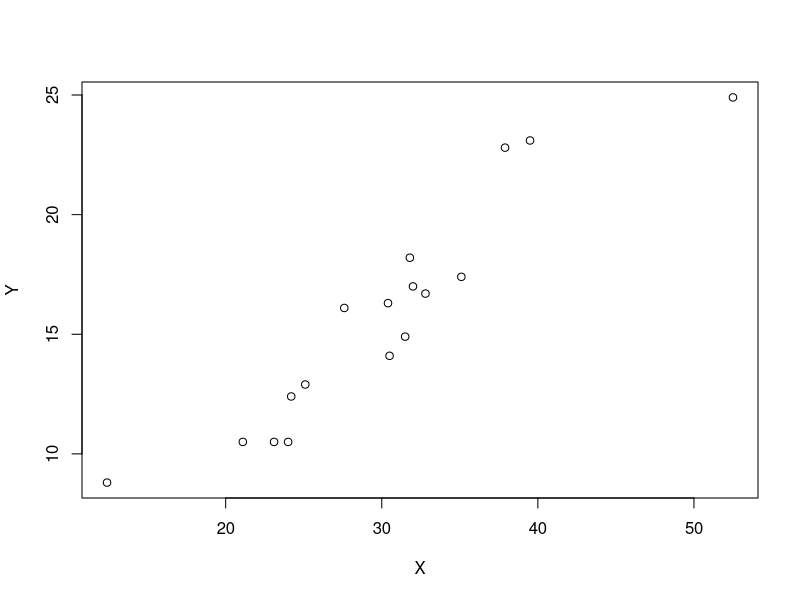
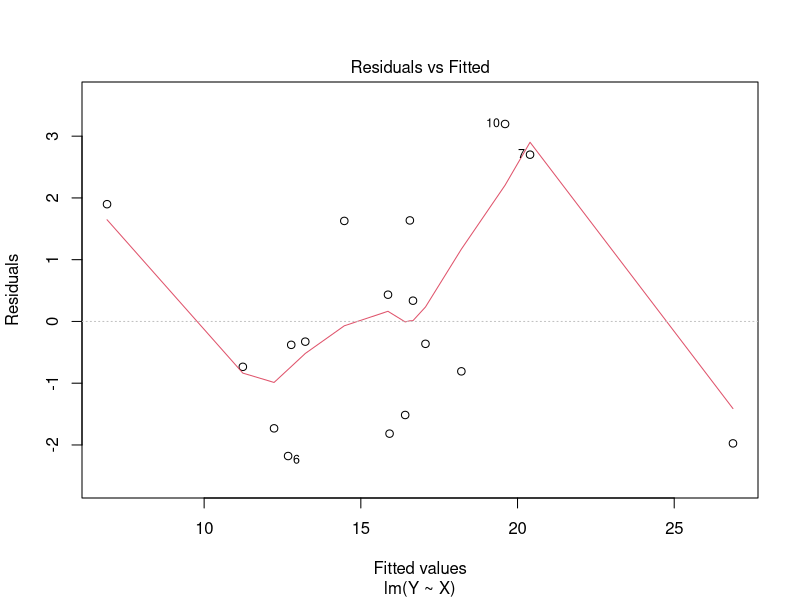
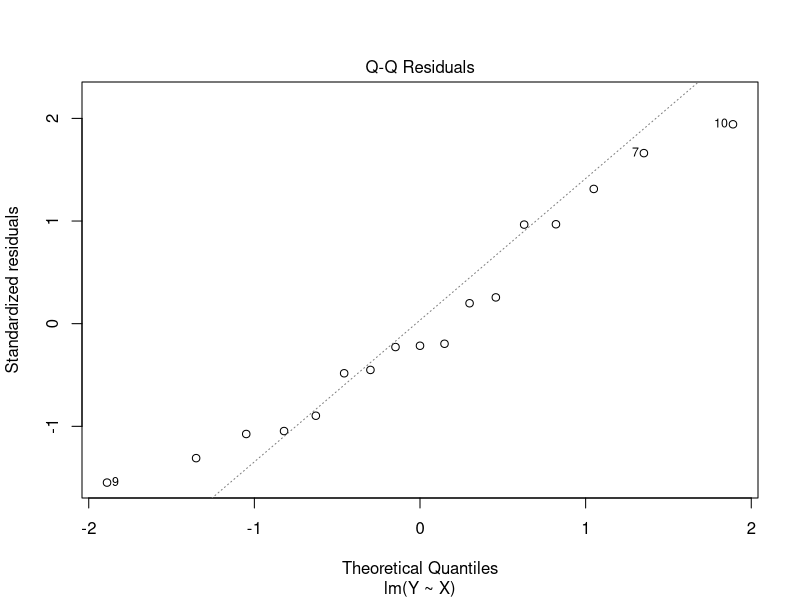
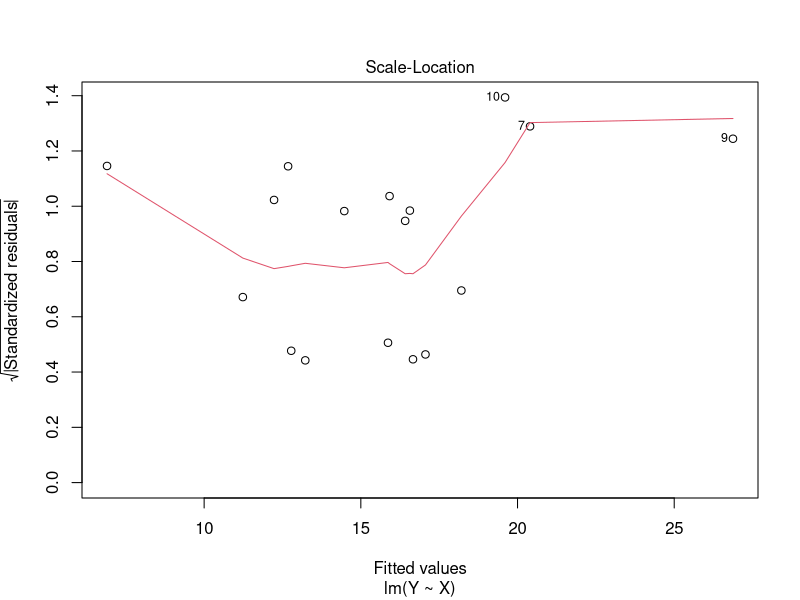
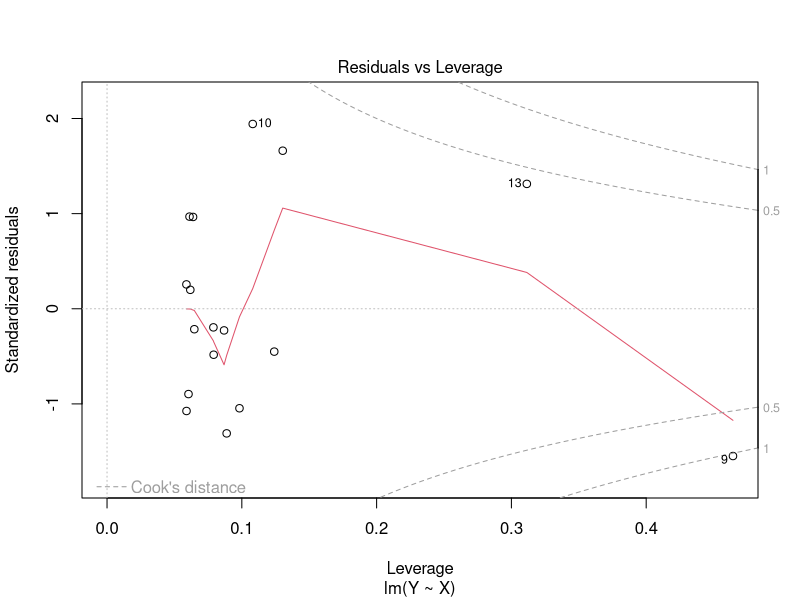
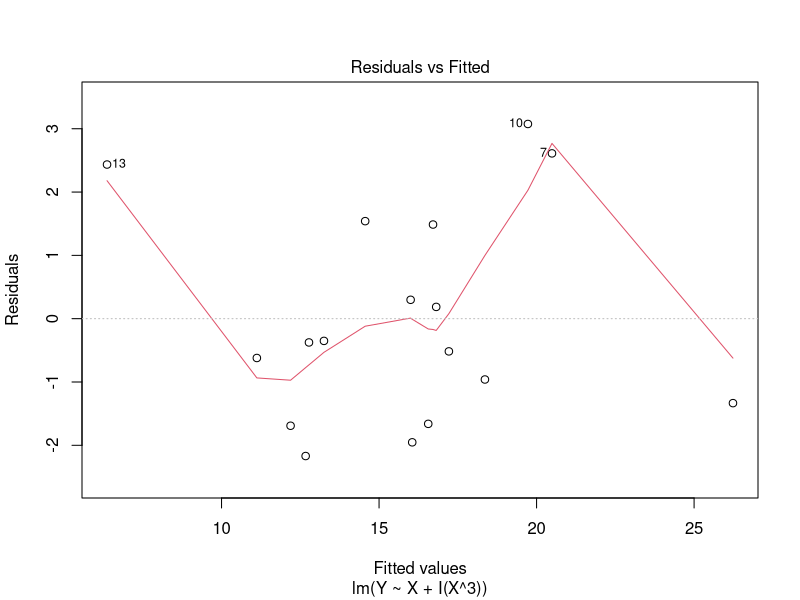
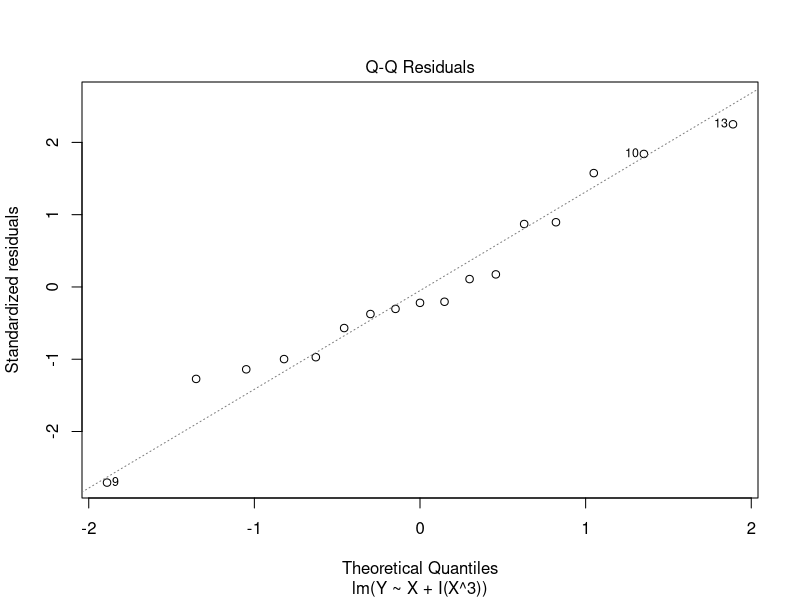
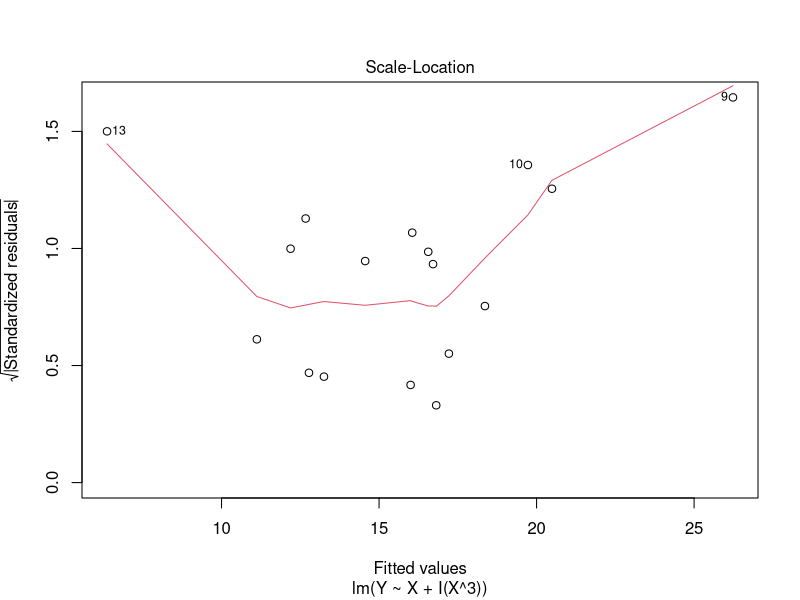

These figures' R source, in order:
## ---- chunk 1
knitr::opts_chunk$set(echo = TRUE)
## ---- chunk 2
Y  = c(0.62, 0.69, 0.63, 0.61, 0.28, 0.33, 0.31, 0.37, 0.66, 0.70, 0.74, 0.63, 0.52, 0.47, 0.45, 0.42, 0.41, 0.42, 0.42, 0.41)
X1 = c(37,37,37,37,29,29,29,29,29,29,29,29,27,27,27,27,27,27,27,27)
X2 = c(5.3, 5.3, 5.5, 5.7, 5.6, 5.7, 5.7, 5.9, 6.0, 6.0, 6.0, 6.0, 5.5, 5.6, 5.6, 5.7, 5.5, 5.5, 5.5, 5.5)
str(X2)
dataF = data.frame(Y, X1, X2)
dataF.lm = lm(Y ~ X1+X2+I(X1^2)+I(X2^2)+X1:X2, data=dataF)
summary(dataF.lm)
## ---- chunk 3
X = c(23.1, 32.8, 31.8, 32.0, 30.4, 24.0, 39.5, 24.2, 52.5, 37.9, 30.5, 25.1, 12.4, 35.1, 31.5, 21.1, 27.6)
Y = c(10.5, 16.7, 18.2, 17.0, 16.3, 10.5, 23.1, 12.4, 24.9, 22.8, 14.1, 12.9, 8.8, 17.4, 14.9, 10.5, 16.1)
str(Y)
dataF = data.frame(X,Y)
plot(dataF)
dataF.lm = lm(Y~X, data=dataF)
summary(dataF.lm)
plot(dataF.lm)
dataF.lm = lm(Y~X+I(X^2), data=dataF)
summary(dataF.lm)
dataF.lm = lm(Y~X+I(X^3), data=dataF)
summary(dataF.lm)
plot(dataF.lm)
dataF.lm = lm(Y~X+I(X^2)+I(X^3), data=dataF)
summary(dataF.lm)
plot(dataF.lm)
## ---- chunk 4
Y = c(244.0, 277.9, 317.5, 332.1, 343.6, 338.1, 332.7, 318.8, 335.8, 336.8, 362.8)
X = c(299.9, 243.6, 241.1, 248.2, 255.2, 270.9, 301.0, 305.8, 312.2, 319.3, 337.3)
I = c(0, 1, 1, 1, 1, 1, 0, 0, 0, 0, 0)
I_d = factor(I, levels=c(0,1), label=c("Line0","Line1"))
str(Y)
dataF = data.frame(Y,X,I_d)

dataF[c(1,2,3),]
plot(X,Y)
points(X[I_d=="Line1"], Y[I_d=="Line1"], pch=17, col="BLUE")
points(X[I_d=="Line0"], Y[I_d=="Line0"], pch=19, col="RED")
legend("bottomright", legend=levels(I_d), pch=c(19,17), col=c("RED","BLUE"))
dataF.lm = lm(Y ~ X+I_d, data=dataF)
summary(dataF.lm)
dataF.lm = lm(Y ~ X+I_d+X:I_d, data=dataF)
summary(dataF.lm)
## ---- chunk 5
SEX=c(0,0,0,1,0,0,1,0,0,0,0,0,0,0,0,0,0,0,0,0,0,0,0,1,0,0, 0,1,0,0,1,0,0,1,1,0,1,0,0,0,0,0,0,1,0,0,1,1,0,1,1,1)
RK =c(3,3,3,3,3,3,3,3,3,3,3,2,3,2,3,3,3,2,2,3,1,2,3,3,2,3, 2,3,2,2,1,2,1,2,2,2,1,1,1,1,1,1,2,1,1,1,1,1,1,1,1,1)
YR =c(25,13,10,7,19,16,0,16,13,13,12,15,9,9,9,7,13,11,10,6,16,8,7,8,9,5, 11,5,3,3,10,11,9,4,6,1,8,4,4,4,3,3,0,3,2,2,2,2,1,1,1,0)
DG =c(1,1,1,1,0,1,0,1,0,0,1,1,1,0,1,1,1,0,0,0,0,0,1,1,1,1, 1,1,0,0,0,0,0,0,0,1,1,1,1,1,1,0,1,1,1,1,1,1,1,1,1,1)
SL =c(36350,35350,28200,26775,33696,28516,24900,31909,31850,32850,27025,24750,28200,23712,25748,29342,31114,24742,22906,24450,19175,20525,27959,38045,24832,25400,24800,25500,26182,23725,21600,23300,23713,20690,22450,20850,18304,17095,16700,17600,18075,18000,20999,17250,16500,16094,16150,15350,16244,16686,15000,20300)
dataF = data.frame(SEX,RK,YR,DG,SL)
dataF$SEX_D = factor(dataF$SEX, levels = c(0,1), label=c("male","female"))
dataF[c(1,2,3),]
## ---- chunk 6
plot(dataF$YR,dataF$SL)
points(dataF$YR[dataF$SEX_D=="male"], dataF$SL[dataF$SEX_D=="male"], pch=17, col="BLUE")
points(dataF$YR[dataF$SEX_D=="female"], dataF$SL[dataF$SEX_D=="female"], pch=19, col="RED")
## ---- chunk 7
dataf.lm = lm(SL~YR+SEX_D,data=dataF)
summary(dataF.lm)
## ---- chunk 8
dataf.lm2 = lm(SL~YR+SEX_D+RK,data=dataF)
summary(dataf.lm2)
dataf.lm3 = lm(SL~YR+SEX_D+RK+DG,data=dataF)
summary(dataf.lm3)
## ---- chunk 9
dataf.lm4 = lm(SL~YR+SEX+YR:SEX,data=dataF)
summary(dataf.lm4)
dataf.lm5 = lm(SL~SEX,data=dataF)
summary(dataf.lm5)
